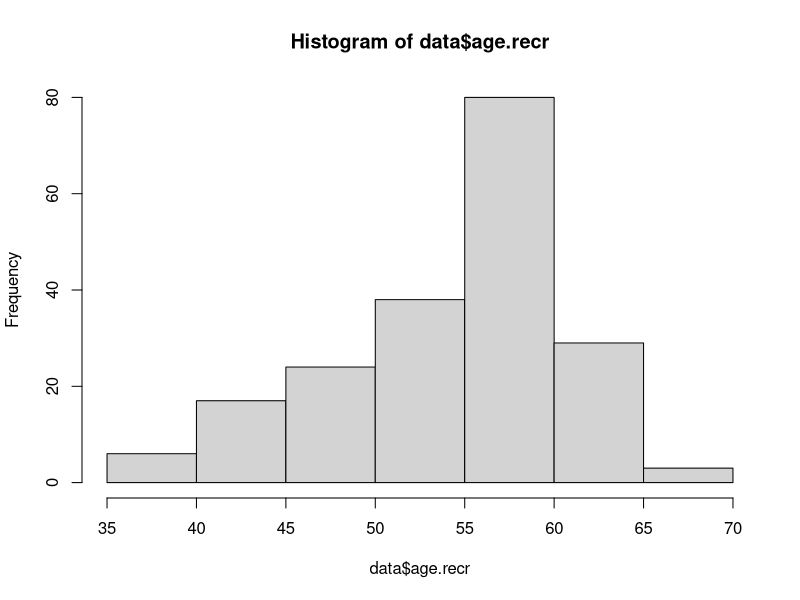
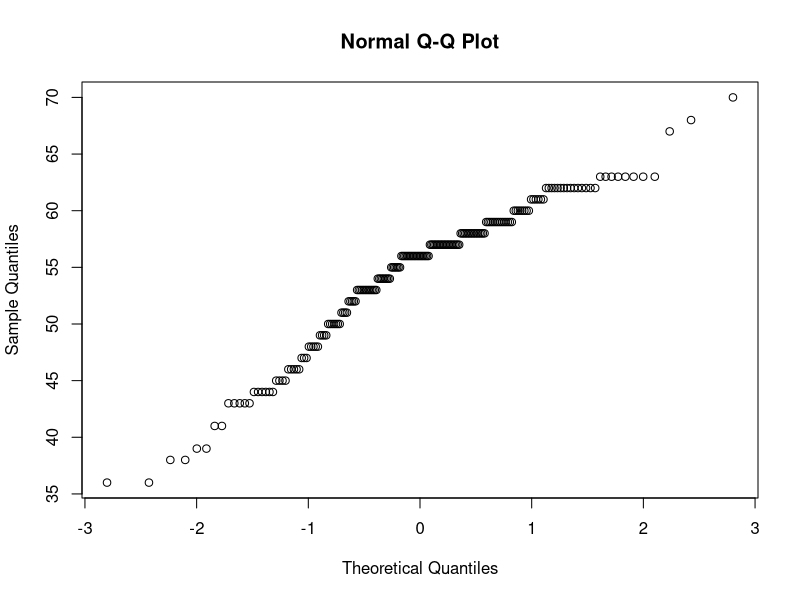
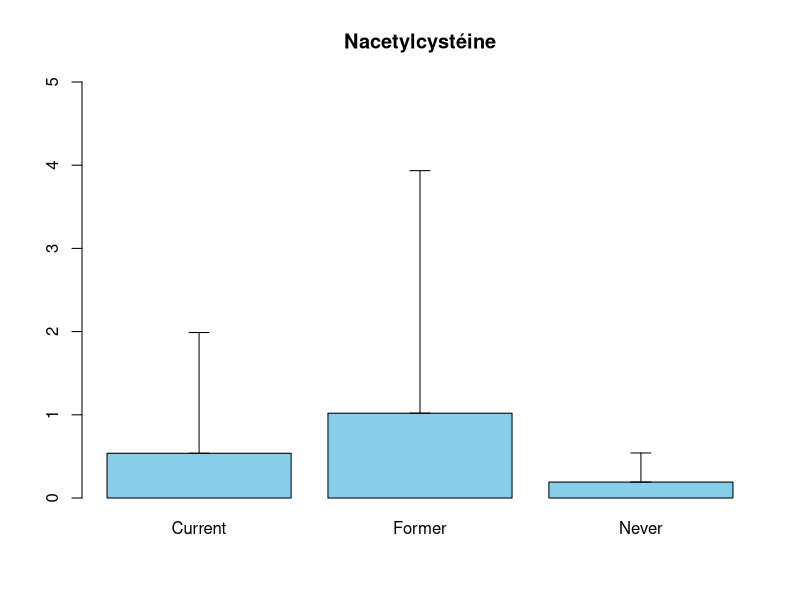
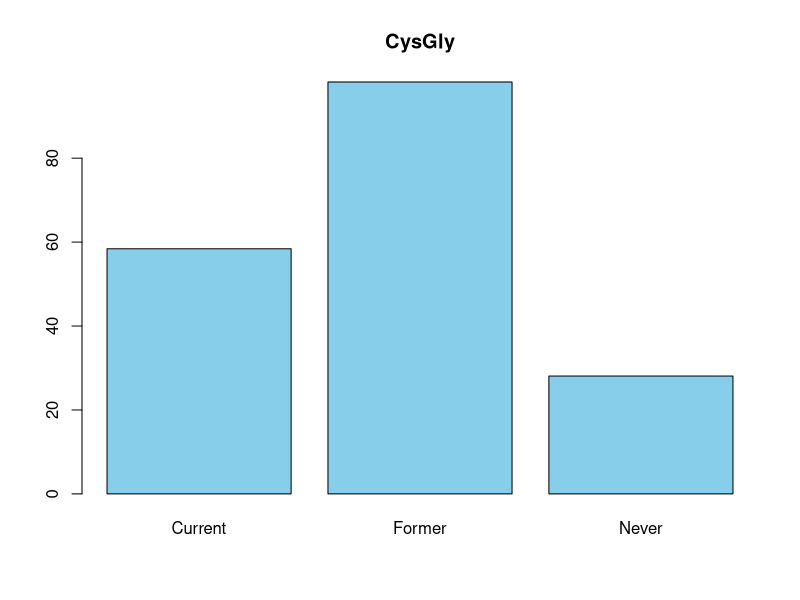
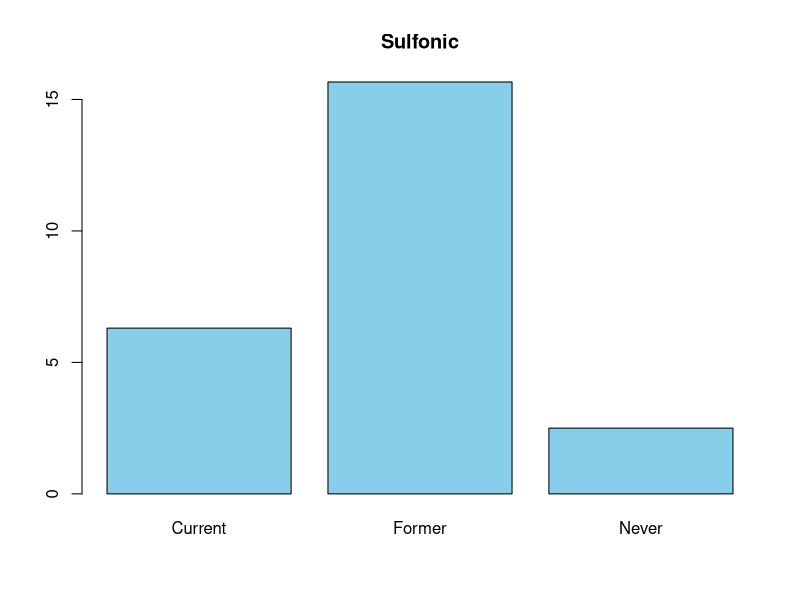
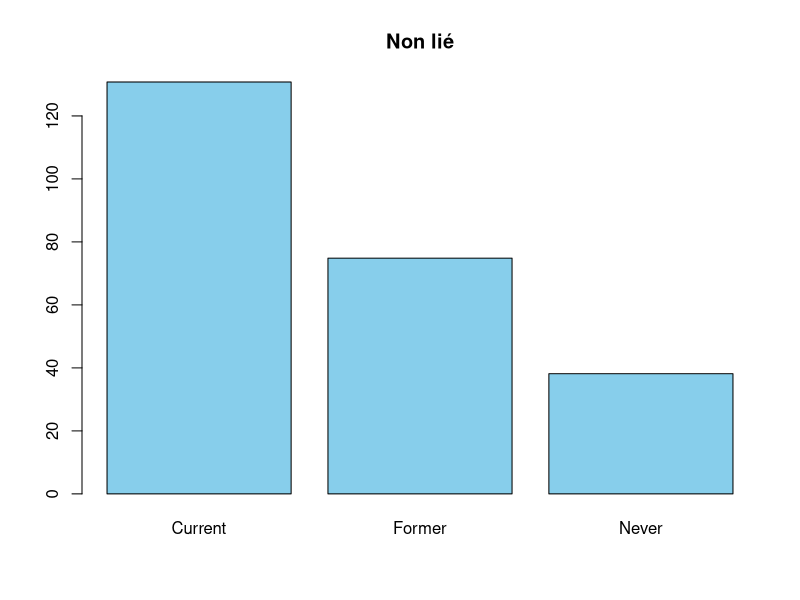

Reproduce these figures in R, in order. (Note: this script raises an error after producing the figures.)
getwd()
data = read.csv("LC-Adductomics.csv")
data
View(data)


# Partie 1
dim(data)
summary(data)

# Détail des moyennes et écart types des Albumines
summary(data$Albumin.adduct.of.CysGly)
summary(data$Albumin.adduct.of.Nacetylcysteine)
summary(data$Albumin.adduct.of.sulfonic.acid)
summary(data$Albumin.unadducted)


table(data$gender)
# 120 hommes et 77 femmes, test stat pour voir si différence significative

table(data$centre)
# 110 personnes sur Turin et 87 à Varese

table(data$smoking_status)
# 67 fumeur actuel, 64 anciens fumeurs et 66 never

table(data$case)
# 101 Sains et 96 cancéreux

table(data$case, data$gender)
table(data$case, data$smoking_status)
chisq.test(table(data$case, data$smoking_status))

hist(data$age.recr)
qqnorm(data$age.recr)
shapiro.test(data$age.recr)
# répartition normale pas très claire

# Crée un vecteur pour les moyennes et comparaison en fonction des statut tabagique
moyennes_par_etat = tapply(data$Albumin.adduct.of.Nacetylcysteine, data$smoking_status, mean)
# Ecart type
ecart_types_par_etat <- tapply(data$Albumin.adduct.of.Nacetylcysteine, data$smoking_status, sd)
# barplot 
bp = barplot(height = moyennes_par_etat, col = "skyblue", main = "Nacetylcystéine", ylim = c(0,5) )
# Barre d'erreur sd
arrows(bp, moyennes_par_etat, bp, moyennes_par_etat + ecart_types_par_etat, angle = 90, code = 3, length = 0.1, col = "black")


moyennes_par_etat = tapply(data$Albumin.adduct.of.CysGly, data$smoking_status, mean)
barplot(height = moyennes_par_etat, col = "skyblue", main = "CysGly" )

moyennes_par_etat = tapply(data$Albumin.adduct.of.sulfonic.acid, data$smoking_status, mean)
barplot(height = moyennes_par_etat, col = "skyblue", main = "Sulfonic" )

moyennes_par_etat = tapply(data$Albumin.unadducted, data$smoking_status, mean)
barplot(height = moyennes_par_etat, col = "skyblue", main = "Non lié" )

kruskal.test(data$Albumin.adduct.of.Nacetylcysteine, data$smoking_status)
dunn.test(data$Albumin.adduct.of.Nacetylcysteine, data$smoking_status)

# Calcul des moyennes et écart-types par état
moyennes_par_etat <- tapply(df$valeur, df$etat, mean)


# Création du barplot
bp <- barplot(moyennes_par_etat, col = "skyblue", main = "Moyennes par État", xlab = "État", ylab = "Moyenne")

# Ajout des barres d'erreur (écart type)
arrows(bp, moyennes_par_etat, bp, moyennes_par_etat + ecart_types_par_etat, angle = 90, code = 3, length = 0.1, col = "red")































































































